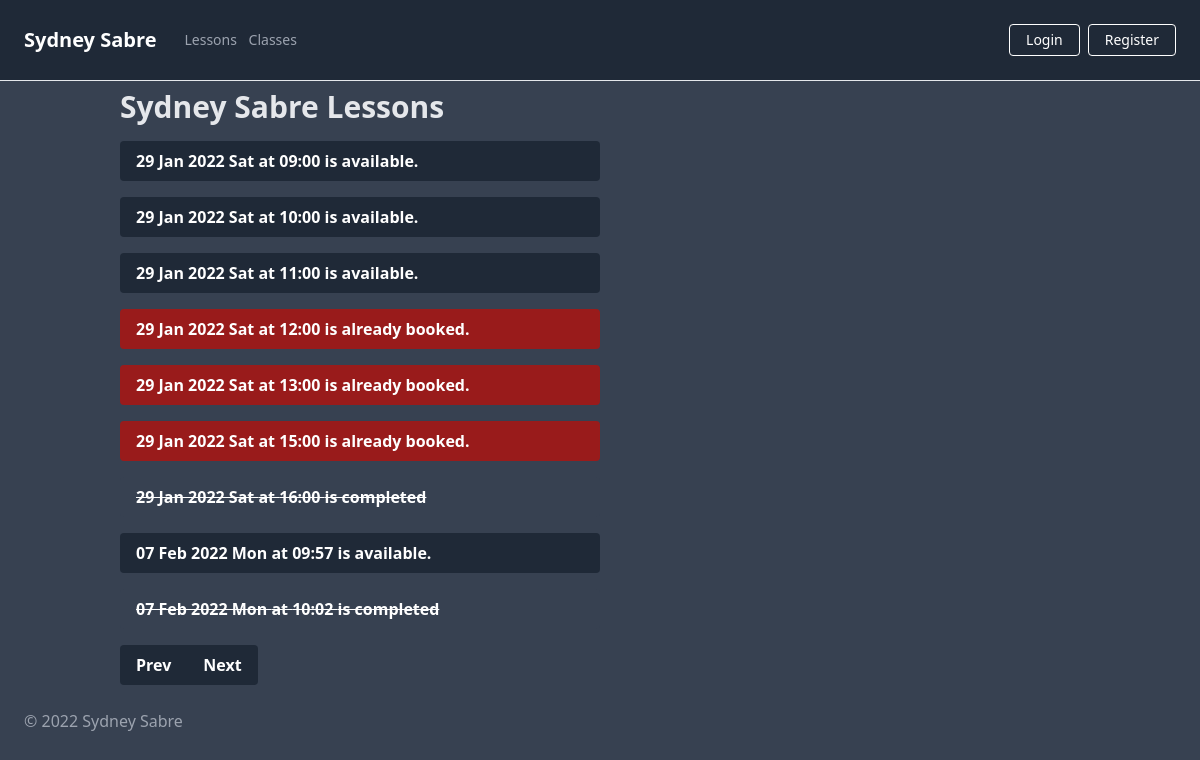
The page /index on the database as committed earlier.
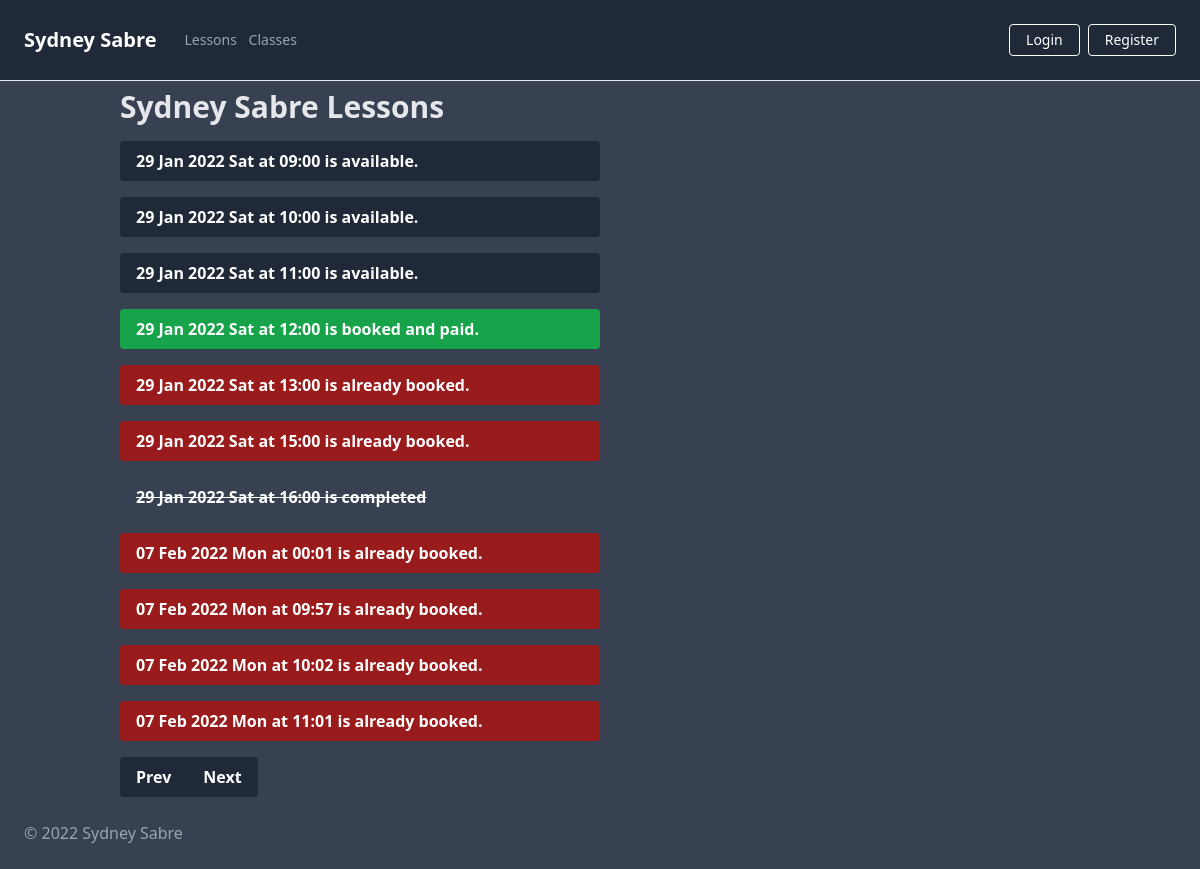
The same page on the database as committed later.
### app/models.py (models this page shows)
class Slot(db.Model):
    __tablename__ = "slots"
    id = db.Column(db.Integer, primary_key=True)
    date = db.Column(db.Date, nullable=False)
    time = db.Column(db.Time, nullable=False)
    name = db.Column(db.String(250), nullable=True)
    comment = db.Column(db.String(500), nullable=True)
    paid = db.Column(db.Boolean, default=False, nullable=True)
    completed = db.Column(db.Boolean, default=False, nullable=True)
    user_id = db.Column(db.Integer, db.ForeignKey('users.id'))
    def __repr__(self):
        return '<Slot {}>'.format(self.name)

### app/routes.py (the view)
@app.route('/', methods=['GET'])
@app.route('/index', methods=['GET'])
def index():
    range = 14
    today_date = datetime.date.today()
    today_plus_range = today_date + datetime.timedelta(days=range)
    today_minus_range = today_date - datetime.timedelta(days=range)
    slots = Slot.query.filter(and_(Slot.date <= today_plus_range, Slot.date >= today_minus_range)) #Show slots on current date +/- range days.
    slots_by_time = sorted(slots, key=lambda slot: slot.time)
    slots_by_timedate = sorted(slots_by_time, key=lambda slot: slot.date)
    print(slots_by_timedate)
    return render_template('index.html', all_slots=slots_by_timedate, today=today_date, next_date=today_plus_range, prev_date=today_minus_range)

### app/templates/index.html
{% extends "base.html" %}
{% block title %}
Sydney Sabre Lessons
{% endblock %}
{% block content %}
    <div class="container">
        <h1 class="text-gray-200 my-2 text-3xl font-bold">{{ self.title() }}</h1>
        {% for slot in all_slots%}
        <div class="flex mr-auto my-4 w-full md:w-3/4 lg:w-1/2">
            {% if current_user.is_admin: %}
                <div class="flex grow">
                    {% if slot.completed == True: %}
                    <a class="grow bg-gray-700 line-through text-white font-bold py-2 px-4 rounded"
                    {% elif slot.name == None: %}
                    <a class="grow bg-gray-800 hover:bg-gray-400 text-white font-bold py-2 px-4 rounded"
                    {% elif slot.paid == True: %}
                    <a class="grow bg-green-800 hover:bg-green-400 text-white font-bold py-2 px-4 rounded"
                    {% else %}
                    <a class="grow bg-red-800 hover:bg-red-400 text-white font-bold py-2 px-4 rounded"
                    {% endif %}
                        href="{{ url_for('book_slot', slot_id=slot.id) }}">
                        {{ slot.date.strftime('%d %b %Y %a') }} at {{ slot.time.strftime('%H:%M') }} booked for {{ slot.name }}
                    </a>
                </div>
            <div class="flex">
                <a class="bg-red-400 hover:bg-red-200 text-white font-bold mx-2 px-3 py-2 rounded"
                    href="{{url_for('delete_slot', slot_id=slot.id) }}">
                    ✘
                </a>
            </div>
            <div class="flex">
                <a class="bg-green-400 hover:bg-green-200 text-white font-bold mx-2 px-3 py-2 rounded"
                    href="{{url_for('toggle_complete_slot', slot_id=slot.id) }}">
                    ✓
                </a>
            </div>
            {% else %}
                {% if slot.completed == True: %}
                <div class="flex grow">
                    <p class="grow bg-gray-700 text-white line-through font-bold py-2 px-4 rounded">
                        {{ slot.date.strftime('%d %b %Y %a') }} at {{ slot.time.strftime('%H:%M') }} is completed
                    </p>
                </div>
                {% elif slot.name == None: %}
                <div class="flex grow">
                    <a class="grow bg-gray-800 hover:bg-gray-400 text-white font-bold py-2 px-4 rounded"
                        href="{{ url_for('book_slot', slot_id=slot.id) }}">
                        {{ slot.date.strftime('%d %b %Y %a') }} at {{ slot.time.strftime('%H:%M') }} is available.
                    </a>
                </div>
                {% elif slot.paid == True: %}
                <div class="flex grow">
                    <p class="grow bg-green-600 text-white font-bold py-2 px-4 rounded">
                        {{ slot.date.strftime('%d %b %Y %a') }} at {{ slot.time.strftime('%H:%M') }} is booked and paid.
                    </p>
                </div>
                {% else %}
                <div class="flex grow">
                    <p class="grow bg-red-800 text-white font-bold py-2 px-4 rounded">
                        {{ slot.date.strftime('%d %b %Y %a') }} at {{ slot.time.strftime('%H:%M') }} is already booked.
                    </p>
                </div>
                {% endif %}
            {% endif %}
        </div>
        {% endfor%}
        <div class="inline-flex">
            <a class="bg-gray-800 hover:bg-gray-400 text-white font-bold py-2 px-4 rounded-l" href="{{url_for('show_date', date=prev_date)}}">
              Prev
            </a>
            <a class="bg-gray-800 hover:bg-gray-400 text-white font-bold py-2 px-4 rounded-r" href="{{url_for('show_date', date=next_date)}}">
              Next
            </a>
          </div>
    </div>
{% endblock %}

### app/templates/base.html (shortened to what this page needs)
<!DOCTYPE html>
<html lang="en">
<head>
    <link rel="stylesheet" href="{{url_for('static', filename='css/main.css')}}">
</head>
<body class="bg-gray-700">
    <nav class="flex items-center justify-between flex-wrap bg-gray-800 p-6">
        <div class="flex items-center flex-shrink-0 text-white mr-6">
            <span class="font-bold text-xl">Sydney Sabre</span>
        </div>
        <div class="w-full block flex-grow sm:flex sm:items-center sm:w-auto">
            <div class="text-sm sm:flex-grow">
                <a
                    class="text-gray-400 hover:text-white block mt-4 sm:inline-block sm:mt-0 px-1"
                    href="{{url_for('index')}}">
                    Lessons
                </a>
                <a
                    class="text-gray-400 hover:text-white block mt-4 sm:inline-block sm:mt-0 px-1"
                    href="{{url_for('show_classes')}}">
                    Classes
                </a>
            </div>
            {% if current_user.is_authenticated: %}
            <div>
                <a
                class="inline-block text-sm px-4 py-2 leading-none border rounded text-white border-white hover:border-transparent hover:text-blue-500 hover:bg-white mt-4 md:mt-0"
                href="{{url_for('logout')}}">
                Logout
                </a>
            </div>
            {% else %}
            <div class="mr-2">
                <a
                class="inline-block text-sm px-4 py-2 leading-none border rounded text-white border-white hover:border-transparent hover:text-blue-500 hover:bg-white mt-4 md:mt-0"
                href="{{url_for('login')}}">
                Login
                </a>
            </div>
            <div>
                <a
                class="inline-block text-sm px-4 py-2 leading-none border rounded text-white border-white hover:border-transparent hover:text-blue-500 hover:bg-white mt-4 md:mt-0"
                href="{{url_for('register')}}">
                Register
                </a>
            </div>
            {% endif %}
        </div>
    </nav>
    <hr>
    {% block content %}{% endblock %}
</body>
<footer>
    <div class="p-6">
        <p class="text-gray-400">
            &copy;
            Sydney Sabre
        </p>
    </div>
</footer>
</html>

### app/static/css/main.css (style rules this page uses)
html { line-height: 1.5; -webkit-text-size-adjust: 100%; -moz-tab-size: 4; -o-tab-size: 4; tab-size: 4; font-family: ui-sans-serif, system-ui, -apple-system, BlinkMacSystemFont, "Segoe UI", Roboto, "Helvetica Neue", Arial, "Noto Sans", sans-serif, "Apple Color Emoji", "Segoe UI Emoji", "Segoe UI Symbol", "Noto Color Emoji"; }
body { margin: 0; line-height: inherit; }
hr { height: 0; color: inherit; border-top-width: 1px; }
h1, h2, h3, h4, h5, h6 { font-size: inherit; font-weight: inherit; }
a { color: inherit; text-decoration: inherit; }
blockquote, dl, dd, h1, h2, h3, h4, h5, h6, hr, figure, p, pre { margin: 0; }
.container { width: 100%; margin-right: auto; margin-left: auto; padding-right: 2rem; padding-left: 2rem; }
@media (min-width: 640px) { .container { max-width: 640px; } }
@media (min-width: 768px) { .container { max-width: 768px; } }
@media (min-width: 1024px) { .container { max-width: 1024px; } }
.my-2 { margin-top: 0.5rem; margin-bottom: 0.5rem; }
.my-4 { margin-top: 1rem; margin-bottom: 1rem; }
.mr-6 { margin-right: 1.5rem; }
.mt-4 { margin-top: 1rem; }
.mr-2 { margin-right: 0.5rem; }
.mr-auto { margin-right: auto; }
.block { display: block; }
.inline-block { display: inline-block; }
.flex { display: flex; }
.inline-flex { display: inline-flex; }
.w-full { width: 100%; }
.flex-shrink-0 { flex-shrink: 0; }
.flex-grow { flex-grow: 1; }
.grow { flex-grow: 1; }
.flex-wrap { flex-wrap: wrap; }
.items-center { align-items: center; }
.justify-between { justify-content: space-between; }
.rounded { border-radius: 0.25rem; }
.rounded-l { border-top-left-radius: 0.25rem; border-bottom-left-radius: 0.25rem; }
.rounded-r { border-top-right-radius: 0.25rem; border-bottom-right-radius: 0.25rem; }
.border { border-width: 1px; }
.border-white { --tw-border-opacity: 1; border-color: rgb(255 255 255 / var(--tw-border-opacity)); }
.bg-gray-700 { --tw-bg-opacity: 1; background-color: rgb(55 65 81 / var(--tw-bg-opacity)); }
.bg-gray-800 { --tw-bg-opacity: 1; background-color: rgb(31 41 55 / var(--tw-bg-opacity)); }
.bg-red-800 { --tw-bg-opacity: 1; background-color: rgb(153 27 27 / var(--tw-bg-opacity)); }
.bg-green-600 { --tw-bg-opacity: 1; background-color: rgb(22 163 74 / var(--tw-bg-opacity)); }
.p-6 { padding: 1.5rem; }
.px-1 { padding-left: 0.25rem; padding-right: 0.25rem; }
.px-4 { padding-left: 1rem; padding-right: 1rem; }
.py-2 { padding-top: 0.5rem; padding-bottom: 0.5rem; }
.text-xl { font-size: 1.25rem; line-height: 1.75rem; }
.text-sm { font-size: 0.875rem; line-height: 1.25rem; }
.text-3xl { font-size: 1.875rem; line-height: 2.25rem; }
.font-bold { font-weight: 700; }
.leading-none { line-height: 1; }
.text-white { --tw-text-opacity: 1; color: rgb(255 255 255 / var(--tw-text-opacity)); }
.text-gray-400 { --tw-text-opacity: 1; color: rgb(156 163 175 / var(--tw-text-opacity)); }
.text-gray-200 { --tw-text-opacity: 1; color: rgb(229 231 235 / var(--tw-text-opacity)); }
.line-through { -webkit-text-decoration-line: line-through; text-decoration-line: line-through; }
@media (min-width: 640px) { .sm\:mt-0 { margin-top: 0px; } }
@media (min-width: 640px) { .sm\:inline-block { display: inline-block; } }
@media (min-width: 640px) { .sm\:flex { display: flex; } }
@media (min-width: 640px) { .sm\:w-auto { width: auto; } }
@media (min-width: 640px) { .sm\:flex-grow { flex-grow: 1; } }
@media (min-width: 640px) { .sm\:items-center { align-items: center; } }
@media (min-width: 768px) { .md\:mt-0 { margin-top: 0px; } }
@media (min-width: 768px) { .md\:w-3\/4 { width: 75%; } }
@media (min-width: 1024px) { .lg\:w-1\/2 { width: 50%; } }

Rows that differ between the two databases and show on the page:
changed Slot (number 4 of 11 on the later page): completed "is already booked." → "is booked and paid."
added Slot: date "07 Feb 2022 Mon", time "00:01"
changed Slot (number 9 of 11 on the later page): name "is available." → "is already booked."
changed Slot (number 10 of 11 on the later page): completed "is completed" → "is already booked."
added Slot: date "07 Feb 2022 Mon", time "11:01"
